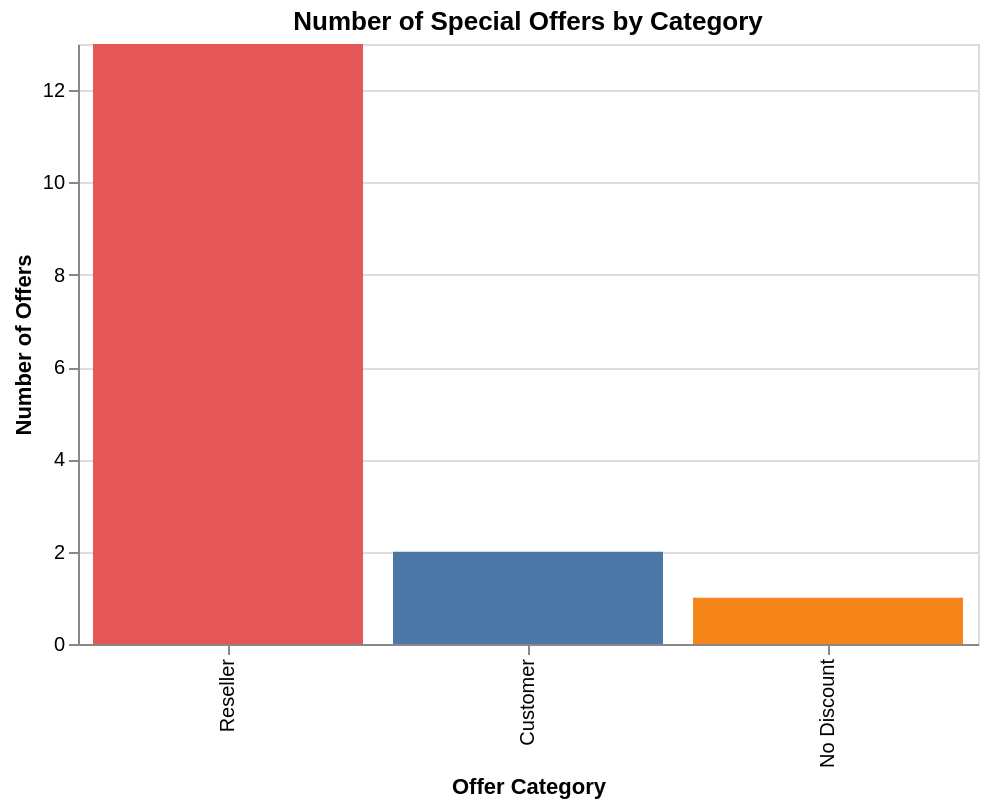

The cell this chart's notebook holds for it:
### Code cell
alt.Chart(df).mark_bar().encode(
    x=alt.X("category:N", title="Offer Category", sort="-y"),
    y=alt.Y("count():Q", title="Number of Offers"),
    color=alt.Color("category:N", legend=None),
    tooltip=["category", "count()"]
).properties(
    title="Number of Special Offers by Category",
    width=450,
    height=300
)

### Figure 1 — Vega-Lite specification as saved in the notebook (floating-point values rounded to 4 significant figures)
{"config": {"view": {"continuousWidth": 300, "continuousHeight": 300}}, "data": {"name": "data-81225a2b52a30144435c38e0f99216de"}, "mark": {"type": "bar"}, "encoding": {"color": {"field": "category", "legend": null, "type": "nominal"}, "tooltip": [{"field": "category", "type": "nominal"}, {"aggregate": "count", "type": "quantitative"}], "x": {"field": "category", "sort": "-y", "title": "Offer Category", "type": "nominal"}, "y": {"aggregate": "count", "title": "Number of Offers", "type": "quantitative"}}, "height": 300, "title": "Number of Special Offers by Category", "width": 450, "$schema": "https://vega.github.io/schema/vega-lite/v5.20.1.json", "datasets": {"data-81225a2b52a30144435c38e0f99216de": [{"special_offer_id": "a1444fcd-4b51-4227-94cf-b13c1a2a6281", "min_quantity": 0.0, "max_quantity": null, "description": "No Discount", "discount_pct": 0.0, "type": "No Discount", "category": "No Discount", "start_date": "2011-05-01 00:00:00", "end_date": "2014-11-30 00:00:00"}, {"special_offer_id": "df7c9acd-bc0c-4ab0-93ec-064e2b93af0d", "min_quantity": 11.0, "max_quantity": 14.0, "description": "Volume Discount 11 to 14", "discount_pct": 0.02, "type": "Volume Discount", "category": "Reseller", "start_date": "2011-05-31 00:00:00", "end_date": "2014-05-30 00:00:00"}, {"special_offer_id": "da53c22d-5867-4110-b1d0-8d84bea95ab5", "min_quantity": 15.0, "max_quantity": 24.0, "description": "Volume Discount 15 to 24", "discount_pct": 0.05, "type": "Volume Discount", "category": "Reseller", "start_date": "2011-05-31 00:00:00", "end_date": "2014-05-30 00:00:00"}, {"special_offer_id": "aec729b3-e92e-4f2c-971c-4c5d426a99b9", "min_quantity": 25.0, "max_quantity": 40.0, "description": "Volume Discount 25 to 40", "discount_pct": 0.1, "type": "Volume Discount", "category": "Reseller", "start_date": "2011-05-31 00:00:00", "end_date": "2014-05-30 00:00:00"}, {"special_offer_id": "41f713bd-c29a-4ab1-ae06-dbb51ec03ec0", "min_quantity": 41.0, "max_quantity": 60.0, "description": "Volume Discount 41 to 60", "discount_pct": 0.15, "type": "Volume Discount", "category": "Reseller", "start_date": "2011-05-31 00:00:00", "end_date": "2014-05-30 00:00:00"}, {"special_offer_id": "aec8118d-8c09-4aa9-94f1-e83b9ce8ed96", "min_quantity": 61.0, "max_quantity": null, "description": "Volume Discount over 60", "discount_pct": 0.2, "type": "Volume Discount", "category": "Reseller", "start_date": "2011-05-31 00:00:00", "end_date": "2014-05-30 00:00:00"}, {"special_offer_id": "c56f47a7-91e8-42c0-ba34-1048ceb3deb0", "min_quantity": 0.0, "max_quantity": null, "description": "Mountain-100 Clearance Sale", "discount_pct": 0.35, "type": "Discontinued Product", "category": "Reseller", "start_date": "2012-04-13 00:00:00", "end_date": "2012-05-29 00:00:00"}, {"special_offer_id": "acc417ee-ae0e-4d78-8f48-3f541565c54e", "min_quantity": 0.0, "max_quantity": null, "description": "Sport Helmet Discount-2002", "discount_pct": 0.1, "type": "Seasonal Discount", "category": "Reseller", "start_date": "2012-05-30 00:00:00", "end_date": "2012-06-29 00:00:00"}, {"special_offer_id": "7a5bcdc4-f911-44d3-9567-2d0e118e94fd", "min_quantity": 0.0, "max_quantity": null, "description": "Road-650 Overstock", "discount_pct": 0.3, "type": "Excess Inventory", "category": "Reseller", "start_date": "2012-05-30 00:00:00", "end_date": "2012-07-30 00:00:00"}, {"special_offer_id": "7f6fec50-c118-4942-aca3-8c28b95e489b", "min_quantity": 0.0, "max_quantity": null, "description": "Mountain Tire Sale", "discount_pct": 0.5, "type": "Excess Inventory", "category": "Customer", "start_date": "2013-05-14 00:00:00", "end_date": "2013-07-29 00:00:00"}, {"special_offer_id": "a09a7508-0e3b-42aa-942e-dde8428b1f62", "min_quantity": 0.0, "max_quantity": null, "description": "Sport Helmet Discount-2003", "discount_pct": 0.15, "type": "Seasonal Discount", "category": "Reseller", "start_date": "2013-05-30 00:00:00", "end_date": "2013-06-29 00:00:00"}, {"special_offer_id": "c6fdf038-0e61-436b-a074-ba205a1221cc", "min_quantity": 0.0, "max_quantity": null, "description": "LL Road Frame Sale", "discount_pct": 0.35, "type": "Excess Inventory", "category": "Reseller", "start_date": "2013-05-30 00:00:00", "end_date": "2013-07-14 00:00:00"}, {"special_offer_id": "c319131d-f166-40fe-ab38-cc2cb9f370d8", "min_quantity": 0.0, "max_quantity": null, "description": "Touring-3000 Promotion", "discount_pct": 0.15, "type": "New Product", "category": "Reseller", "start_date": "2013-05-30 00:00:00", "end_date": "2013-08-29 00:00:00"}, {"special_offer_id": "6468cb43-e8b4-475f-b705-f4d37f1c59eb", "min_quantity": 0.0, "max_quantity": null, "description": "Touring-1000 Promotion", "discount_pct": 0.2, "type": "New Product", "category": "Reseller", "start_date": "2013-05-30 00:00:00", "end_date": "2013-08-29 00:00:00"}, {"special_offer_id": "26e5fe80-b12f-43fe-aeb0-f8bd97970c49", "min_quantity": 0.0, "max_quantity": null, "description": "Half-Price Pedal Sale", "discount_pct": 0.5, "type": "Seasonal Discount", "category": "Customer", "start_date": "2013-07-14 00:00:00", "end_date": "2013-08-14 00:00:00"}, {"special_offer_id": "57594a82-1a1c-497b-98dd-90e46a1c045c", "min_quantity": 0.0, "max_quantity": null, "description": "Mountain-500 Silver Clearance Sale", "discount_pct": 0.4, "type": "Discontinued Product", "category": "Reseller", "start_date": "2014-03-31 00:00:00", "end_date": "2014-05-30 00:00:00"}]}}
